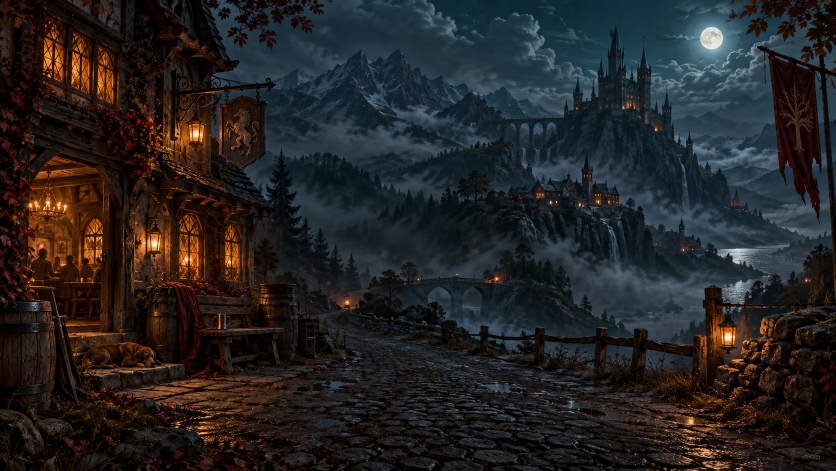
#> input picture assets/login-tavern.png, 1672 x 941 px (shown at 1/2 size)
$ python render_login_background.py
#> lines starting #> are read from the running program, lines starting #| are printed output that depends on the picture
"""Build a seamless, silent cinemagraph from Tormentor's original illustration."""
from pathlib import Path
import subprocess
import numpy as np
from PIL import Image, ImageFilter

ROOT = Path(__file__).resolve().parent
FFMPEG = Path(r'C:\Users\dwhd1\AppData\Local\Microsoft\WinGet\Packages\Gyan.FFmpeg_Microsoft.Winget.Source_8wekyb3d8bbwe\ffmpeg-8.1.2-full_build\bin\ffmpeg.exe')
W, H, FPS, SECONDS = 1280, 720, 24, 12

# [41 lines left out: function animate_hanging_details, not called in this run]


def main():
    base = np.asarray(Image.open(ROOT/'assets/login-tavern.png').convert('RGB').resize((W,H), Image.Resampling.LANCZOS), dtype=np.float32)
    y,x = np.mgrid[0:H,0:W].astype(np.float32)
    x/=W; y/=H
    rng=np.random.default_rng(71)
    textures=[]
    for size in ((24,12),(48,24)):
        noise=Image.fromarray(rng.integers(0,256,(size[1],size[0]),dtype=np.uint8)).resize((W,H),Image.Resampling.BICUBIC).filter(ImageFilter.GaussianBlur(15))
        textures.append(np.asarray(noise,dtype=np.float32)/255)
#> this loop made 2 passes
#> pass 1, in main, `noise=Image.fromarray(rng.integers(0,256,(size[1],size[0]),dtype=np.ui..`:
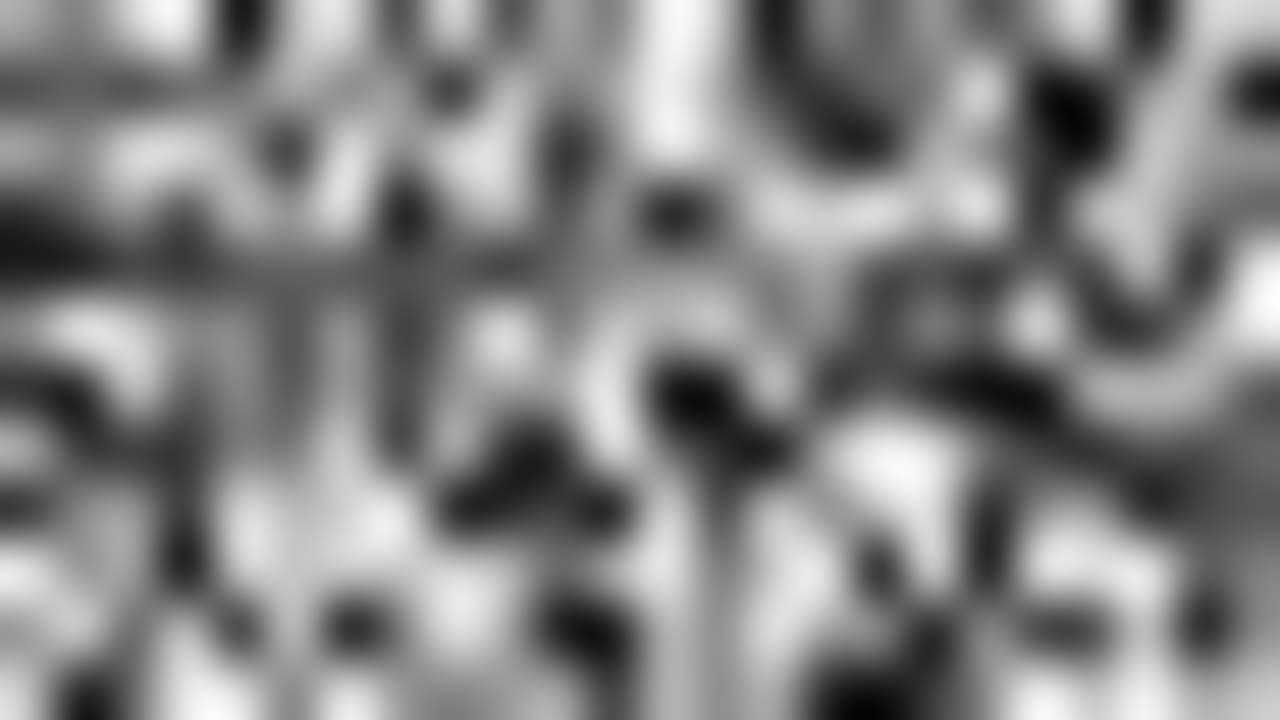
#> noise: PIL image 1280x720 L; min 3, max 253, mean 131.2
#> pass 2, in main, `noise=Image.fromarray(rng.integers(0,256,(size[1],size[0]),dtype=np.ui..`:
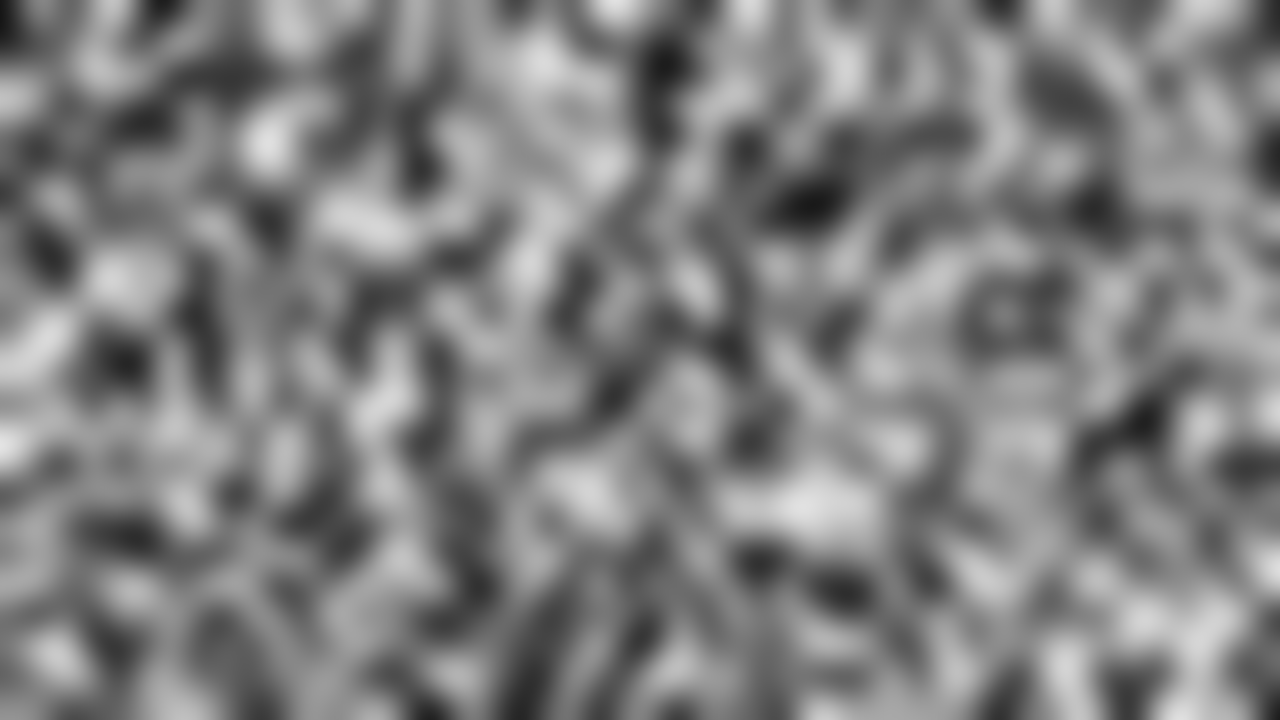
#> noise: PIL image 1280x720 L; min 22, max 227, mean 127.9
#> after the loop, textures = 2 items
    # Match lanterns/windows in the source image; the architecture stays still.
    glow=np.zeros((H,W),dtype=np.float32)
#> glow: shape (720, 1280) float32; every value is 0
    for cx,cy,sx,sy in ((.080,.13,.027,.043),(.055,.46,.032,.055),(.872,.715,.020,.026),(.735,.19,.017,.035)):
        glow+=np.exp(-((x-cx)/sx)**2-((y-cy)/sy)**2)
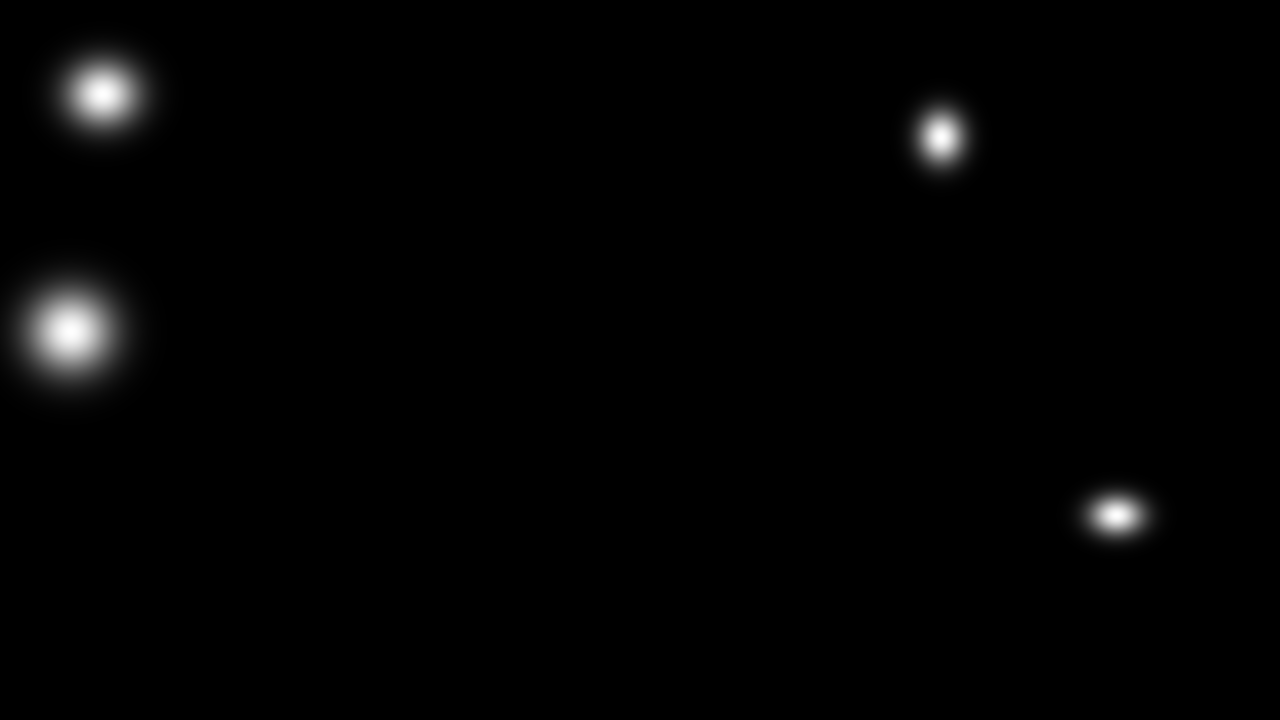
#> glow: shape (720, 1280) float32; min 0, max 1, mean 0.0126
    lanterns=[]
    for cx,cy in ((.236,.283),(.185,.516),(.056,.438)):
        flame=np.exp(-((x-cx)/.007)**2-((y-cy)/.018)**2)
        wall=np.exp(-((x-cx)/.027)**2-((y-cy)/.040)**2)
        lanterns.append((flame+.28*wall)[...,None])
#> after the loop, lanterns = 3 items
    mistmask=np.exp(-((y-.58)/.13)**2)*np.clip((x-.20)*4,0,1)
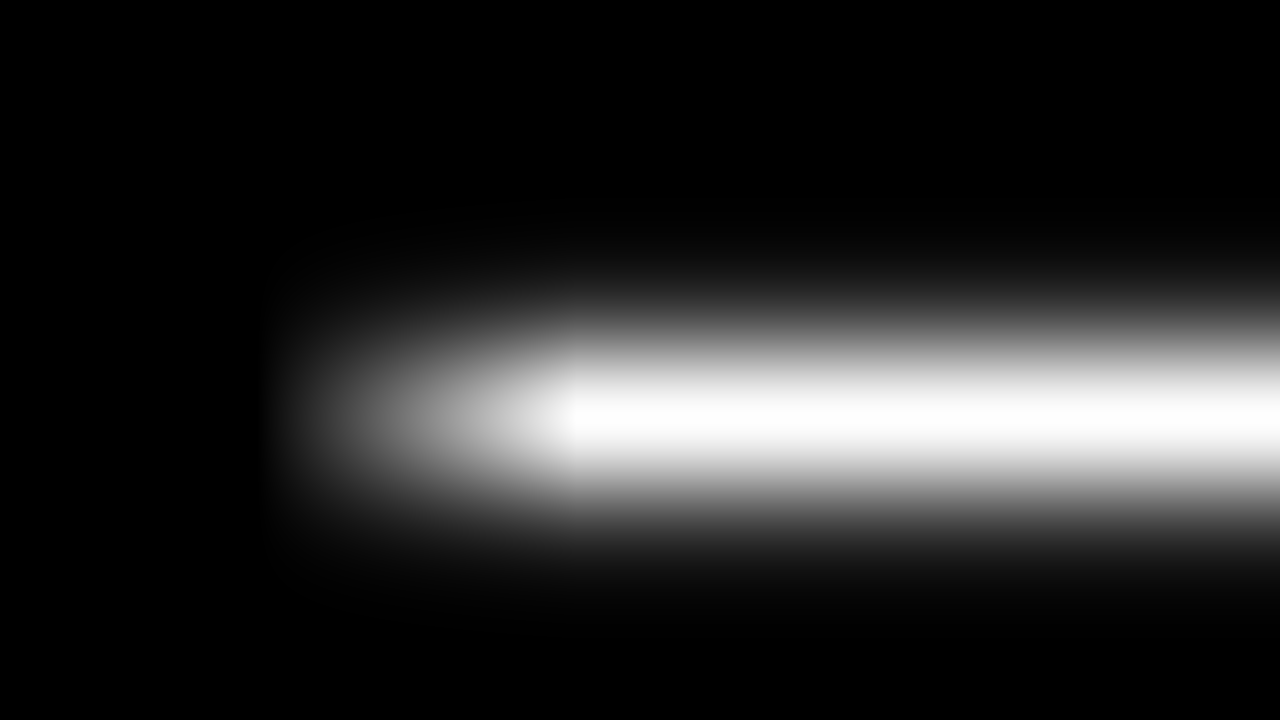
#> mistmask: shape (720, 1280) float32; min 0, max 1, mean 0.155
    skymask=np.clip((.35-y)*8,0,1)*np.clip((x-.25)*5,0,1)
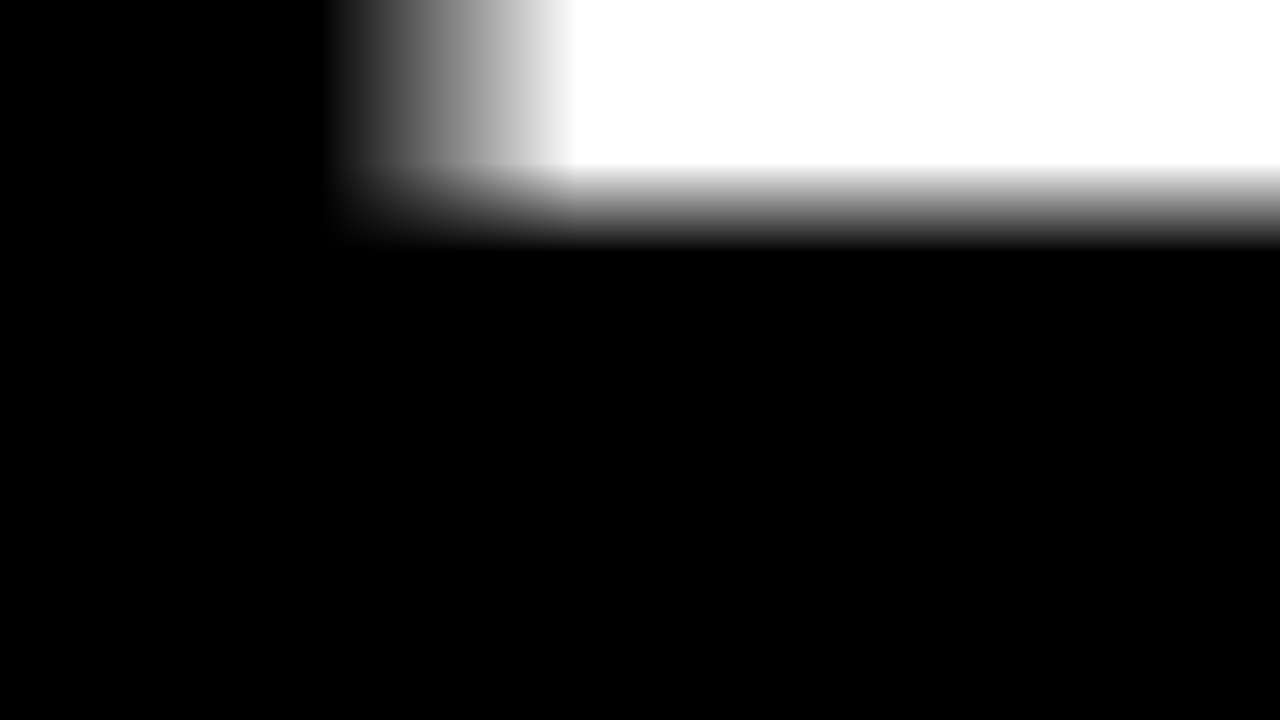
#> skymask: shape (720, 1280) float32; min 0, max 1, mean 0.187
    output=ROOT/'assets/login-tavern-loop-render.mp4'
    command=[str(FFMPEG),'-y','-f','rawvideo','-pix_fmt','rgb24','-s',f'{W}x{H}','-r',str(FPS),'-i','pipe:0','-an','-c:v','libx264','-preset','fast','-crf','23','-pix_fmt','yuv420p','-movflags','+faststart',str(output)]
#> (the run stopped early here; a loop or call above may not have finished)

$ run again, with assets/bossfight_crossed_swords.png copied over assets/login-tavern.png
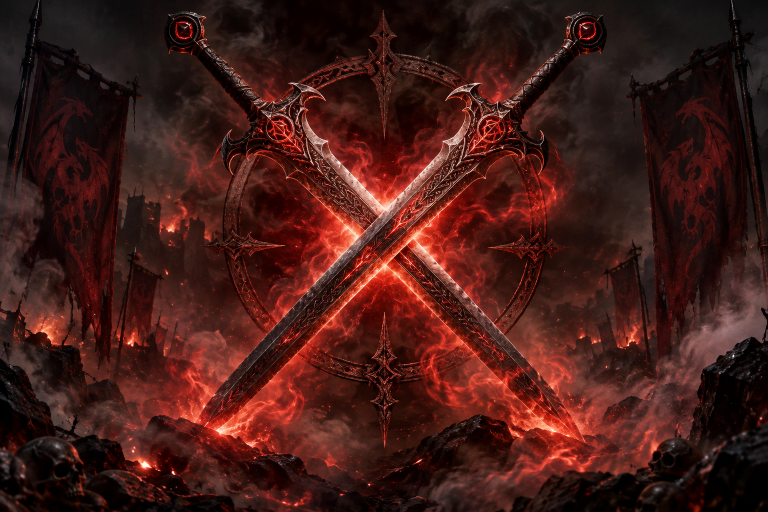
#> input picture assets/bossfight_crossed_swords.png, 1536 x 1024 px (shown at 1/2 size)
#> in main, `base = np.asarray(Image.open(ROOT/'assets/login-tavern.png').convert('..`:
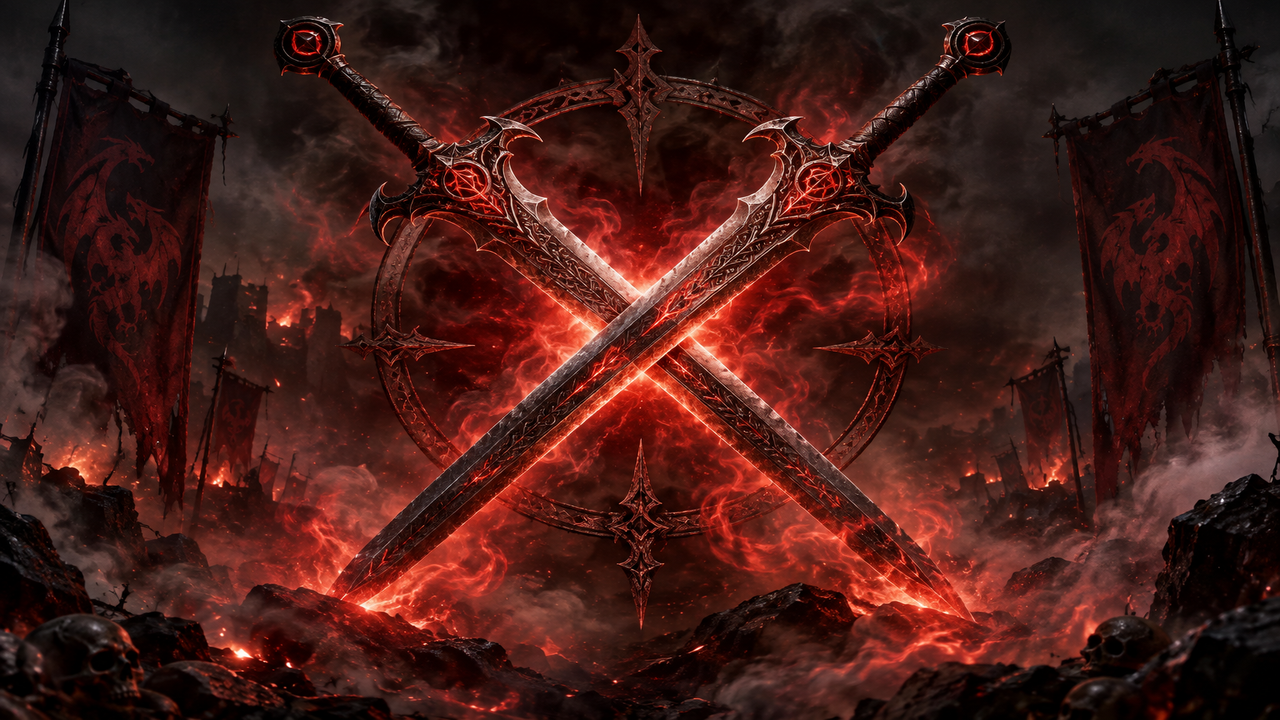
#> base: shape (720, 1280, 3) float32; mean R, G, B 67.8, 27.7, 22.8
#> after the loop in main, `for size in ((24,12),(48,24)):`: textures = 2 items
#> after the loop in main, `for cx,cy in ((.236,.283),(.185,.516),(.056,.438)):`: lanterns = 3 items

$ run again, with assets/character-armory.png copied over assets/login-tavern.png
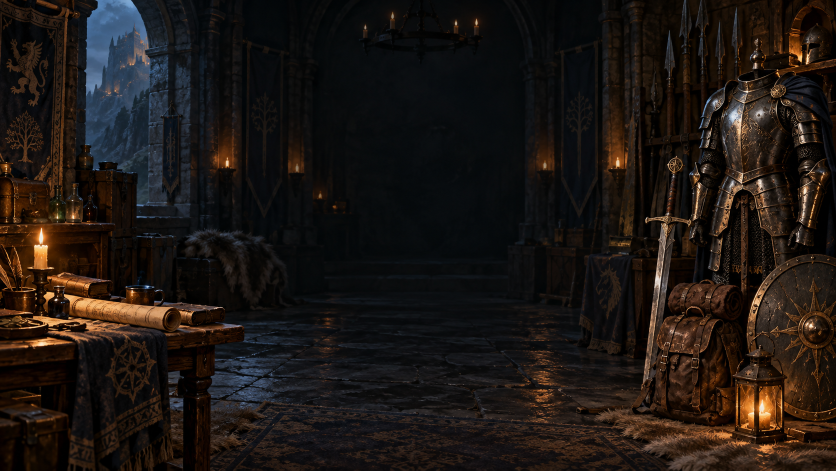
#> input picture assets/character-armory.png, 1672 x 941 px (shown at 1/2 size)
#> in main, `base = np.asarray(Image.open(ROOT/'assets/login-tavern.png').convert('..`:
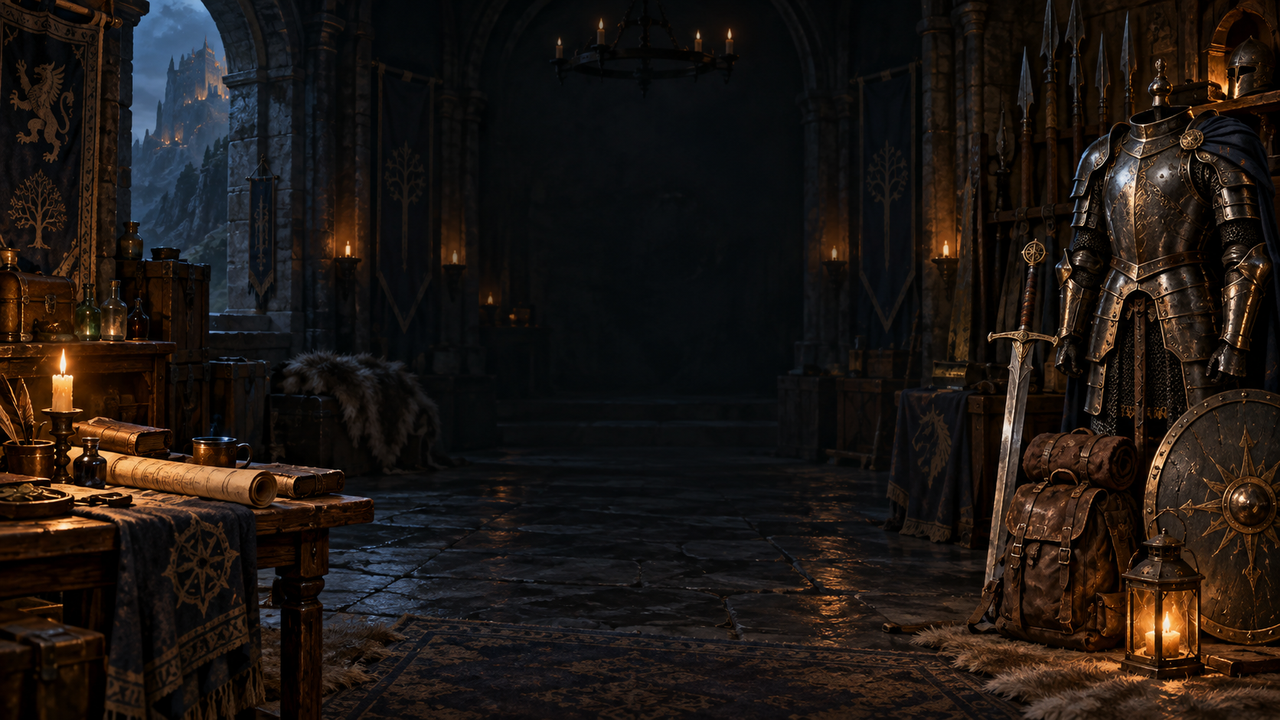
#> base: shape (720, 1280, 3) float32; mean R, G, B 29.2, 22.8, 19.2
#> after the loop in main, `for size in ((24,12),(48,24)):`: textures = 2 items
#> after the loop in main, `for cx,cy in ((.236,.283),(.185,.516),(.056,.438)):`: lanterns = 3 items
